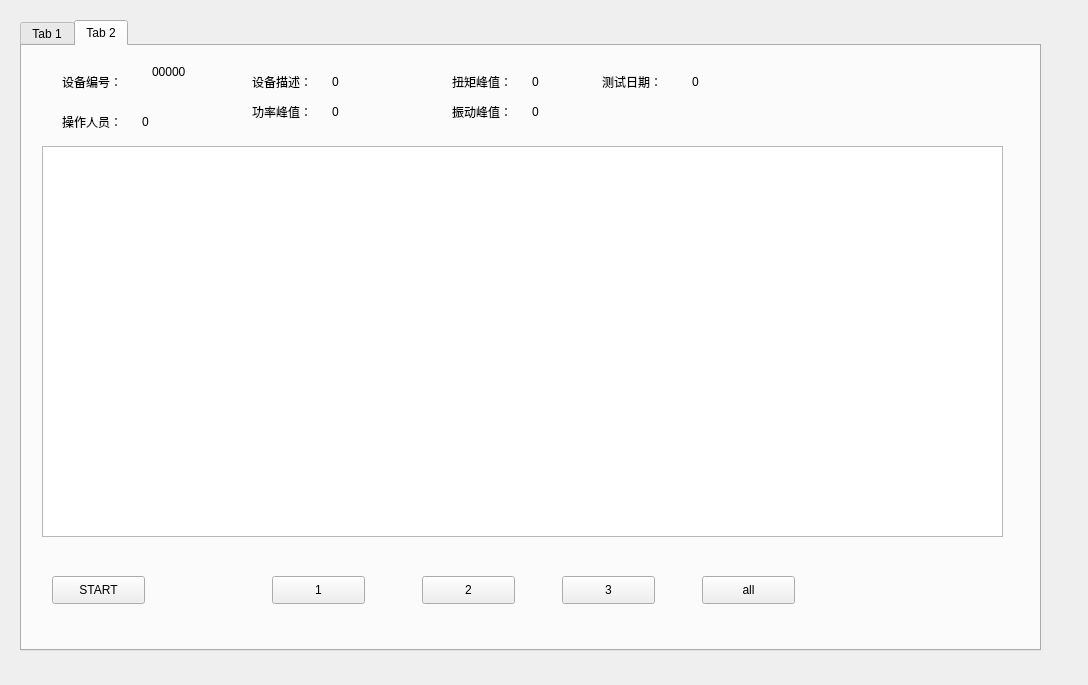
<?xml version="1.0" encoding="UTF-8"?>
<ui version="4.0">
 <class>Widget</class>
 <widget class="QWidget" name="Widget">
  <property name="geometry">
   <rect>
    <x>0</x>
    <y>0</y>
    <width>1088</width>
    <height>685</height>
   </rect>
  </property>
  <property name="windowTitle">
   <string>Widget</string>
  </property>
  <widget class="QTabWidget" name="tabWidget">
   <property name="geometry">
    <rect>
     <x>20</x>
     <y>20</y>
     <width>1021</width>
     <height>631</height>
    </rect>
   </property>
   <property name="currentIndex">
    <number>1</number>
   </property>
   <widget class="QWidget" name="tab">
    <attribute name="title">
     <string>Tab 1</string>
    </attribute>
   </widget>
   <widget class="QWidget" name="tab_2">
    <attribute name="title">
     <string>Tab 2</string>
    </attribute>
    <widget class="QChartView" name="graphicsView">
     <property name="geometry">
      <rect>
       <x>20</x>
       <y>100</y>
       <width>961</width>
       <height>391</height>
      </rect>
     </property>
    </widget>
    <widget class="QLabel" name="label_0">
     <property name="geometry">
      <rect>
       <x>40</x>
       <y>20</y>
       <width>81</width>
       <height>31</height>
      </rect>
     </property>
     <property name="text">
      <string>设备编号：</string>
     </property>
    </widget>
    <widget class="QLabel" name="label_1">
     <property name="geometry">
      <rect>
       <x>130</x>
       <y>10</y>
       <width>81</width>
       <height>31</height>
      </rect>
     </property>
     <property name="text">
      <string>00000</string>
     </property>
    </widget>
    <widget class="QLabel" name="label_2">
     <property name="geometry">
      <rect>
       <x>230</x>
       <y>20</y>
       <width>81</width>
       <height>31</height>
      </rect>
     </property>
     <property name="text">
      <string>设备描述：</string>
     </property>
    </widget>
    <widget class="QLabel" name="label_3">
     <property name="geometry">
      <rect>
       <x>310</x>
       <y>20</y>
       <width>81</width>
       <height>31</height>
      </rect>
     </property>
     <property name="text">
      <string>0</string>
     </property>
    </widget>
    <widget class="QLabel" name="label_4">
     <property name="geometry">
      <rect>
       <x>430</x>
       <y>20</y>
       <width>81</width>
       <height>31</height>
      </rect>
     </property>
     <property name="text">
      <string>扭矩峰值：</string>
     </property>
    </widget>
    <widget class="QLabel" name="label_5">
     <property name="geometry">
      <rect>
       <x>510</x>
       <y>20</y>
       <width>81</width>
       <height>31</height>
      </rect>
     </property>
     <property name="text">
      <string>0</string>
     </property>
    </widget>
    <widget class="QLabel" name="label_6">
     <property name="geometry">
      <rect>
       <x>580</x>
       <y>20</y>
       <width>81</width>
       <height>31</height>
      </rect>
     </property>
     <property name="text">
      <string>测试日期：</string>
     </property>
    </widget>
    <widget class="QLabel" name="label_7">
     <property name="geometry">
      <rect>
       <x>670</x>
       <y>20</y>
       <width>121</width>
       <height>31</height>
      </rect>
     </property>
     <property name="text">
      <string>0</string>
     </property>
    </widget>
    <widget class="QLabel" name="label_8">
     <property name="geometry">
      <rect>
       <x>40</x>
       <y>60</y>
       <width>81</width>
       <height>31</height>
      </rect>
     </property>
     <property name="text">
      <string>操作人员：</string>
     </property>
    </widget>
    <widget class="QLabel" name="label_9">
     <property name="geometry">
      <rect>
       <x>120</x>
       <y>60</y>
       <width>81</width>
       <height>31</height>
      </rect>
     </property>
     <property name="text">
      <string>0</string>
     </property>
    </widget>
    <widget class="QLabel" name="label_10">
     <property name="geometry">
      <rect>
       <x>230</x>
       <y>50</y>
       <width>81</width>
       <height>31</height>
      </rect>
     </property>
     <property name="text">
      <string>功率峰值：</string>
     </property>
    </widget>
    <widget class="QLabel" name="label_11">
     <property name="geometry">
      <rect>
       <x>310</x>
       <y>50</y>
       <width>81</width>
       <height>31</height>
      </rect>
     </property>
     <property name="text">
      <string>0</string>
     </property>
    </widget>
    <widget class="QLabel" name="label_12">
     <property name="geometry">
      <rect>
       <x>430</x>
       <y>50</y>
       <width>81</width>
       <height>31</height>
      </rect>
     </property>
     <property name="text">
      <string>振动峰值：</string>
     </property>
    </widget>
    <widget class="QLabel" name="label_13">
     <property name="geometry">
      <rect>
       <x>510</x>
       <y>50</y>
       <width>81</width>
       <height>31</height>
      </rect>
     </property>
     <property name="text">
      <string>0</string>
     </property>
    </widget>
    <widget class="QPushButton" name="pushButton_0">
     <property name="geometry">
      <rect>
       <x>30</x>
       <y>530</y>
       <width>93</width>
       <height>28</height>
      </rect>
     </property>
     <property name="text">
      <string>START</string>
     </property>
    </widget>
    <widget class="QPushButton" name="pushButton_1">
     <property name="geometry">
      <rect>
       <x>250</x>
       <y>530</y>
       <width>93</width>
       <height>28</height>
      </rect>
     </property>
     <property name="text">
      <string>1</string>
     </property>
    </widget>
    <widget class="QPushButton" name="pushButton_2">
     <property name="geometry">
      <rect>
       <x>400</x>
       <y>530</y>
       <width>93</width>
       <height>28</height>
      </rect>
     </property>
     <property name="text">
      <string>2</string>
     </property>
    </widget>
    <widget class="QPushButton" name="pushButton_3">
     <property name="geometry">
      <rect>
       <x>540</x>
       <y>530</y>
       <width>93</width>
       <height>28</height>
      </rect>
     </property>
     <property name="text">
      <string>3</string>
     </property>
    </widget>
    <widget class="QPushButton" name="pushButton_4">
     <property name="geometry">
      <rect>
       <x>680</x>
       <y>530</y>
       <width>93</width>
       <height>28</height>
      </rect>
     </property>
     <property name="text">
      <string>all</string>
     </property>
    </widget>
   </widget>
  </widget>
 </widget>
 <layoutdefault spacing="6" margin="11"/>
 <customwidgets>
  <customwidget>
   <class>QChartView</class>
   <extends>QGraphicsView</extends>
   <header>qchartview.h</header>
  </customwidget>
 </customwidgets>
 <resources/>
 <connections/>
</ui>
